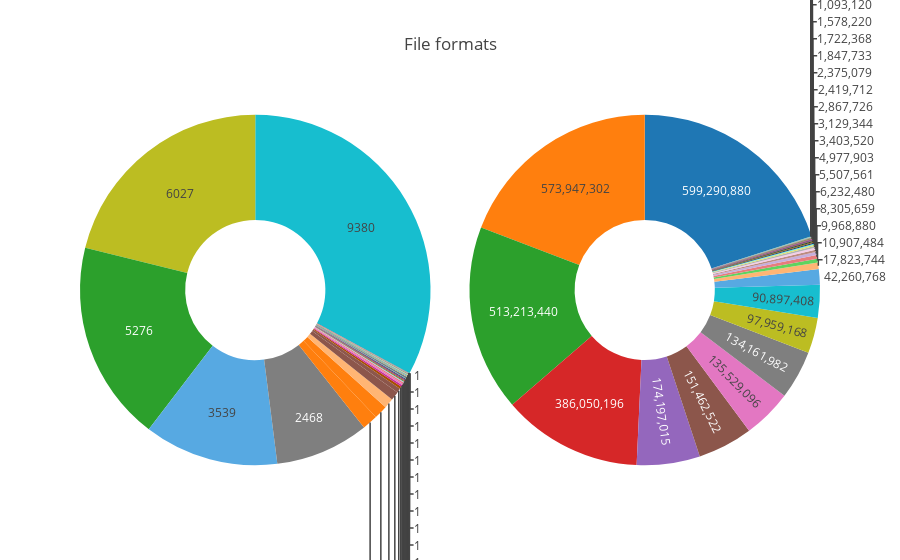

Notebook cell for this chart:
### Markdown cell above
Now we're going to graph some data. Our semi-obvious first step is to make some pie charts of the format distribution. We'll do this by number of files and total file sizes.

### Code cell
import plotly.graph_objs as go
from plotly.offline import download_plotlyjs, init_notebook_mode, plot, iplot
init_notebook_mode(connected=True)

f_numbers  = unique_files['FORMAT_STRING'].value_counts(dropna=False)
sizes = unique_files.fillna('unidentified').groupby('FORMAT_STRING')['SIZE'].sum().sort_values(ascending=False)
sizes = sizes.reset_index()
f_numbers = f_numbers.reset_index()

fig = {
    "data": [{"values": sizes['SIZE'], "labels": sizes['FORMAT_STRING'], "hoverinfo": 'label+percent', "showlegend": False,
              "domain": {"column": 1}, "name": "Formats by size", "textinfo": 'value', "hole": .4, "type": "pie"},
            {"values": f_numbers['FORMAT_STRING'], "labels": f_numbers['index'], "hoverinfo": 'label+percent', "showlegend": False,
             "textinfo": 'value', "domain": {"column": 0}, "name": "Formats by size", 
             "textinfo": 'value', "hole": .4, "type": "pie"}], "layout": {"legend": {"orientation": "h"},
            "title": "File formats", "grid": {"rows": 1, "columns": 2}
}}
iplot(fig, filename="formats")

### Figure 1 — Plotly figure (JSON) as saved in the notebook; plotly's stock layout.template omitted (floating-point values rounded to 4 significant figures)
{"data": [{"domain": {"column": 1}, "hole": 0.4, "hoverinfo": "label+percent", "labels": ["fmt/126 Microsoft Powerpoint Presentation 97-2003", "x-fmt/391 Exchangeable Image File Format (Compressed) 2.2", "fmt/40 Microsoft Word Document 97-2003", "x-fmt/92 Adobe Photoshop", "fmt/124 Encapsulated PostScript File Format 3", "x-fmt/390 Exchangeable Image File Format (Compressed) 2.1", "fmt/17 Acrobat PDF 1.3 - Portable Document Format 1.3", "fmt/950 MIME Email 1.0", "Unidentified", "x-fmt/65 Microsoft Word for Macintosh Document 5.0", "x-fmt/64 Microsoft Word for Macintosh Document 4.0", "fmt/61 Microsoft Excel 97 Workbook (xls) 8", "fmt/341 Macintosh PICT Image 2.0", "fmt/43 JPEG File Interchange Format 1.01", "fmt/44 JPEG File Interchange Format 1.02", "fmt/18 Acrobat PDF 1.4 - Portable Document Format 1.4", "fmt/1070 Preferred Executable Format", "fmt/20 Acrobat PDF 1.6 - Portable Document Format 1.6", "fmt/353 Tagged Image File Format", "fmt/116 Windows Bitmap 3.0", "fmt/412 Microsoft Word for Windows 2007 onwards", "fmt/61 Microsoft Excel 97 Workbook (xls) 8.0", "fmt/41 Raw JPEG Stream", "fmt/19 Acrobat PDF 1.5 - Portable Document Format 1.5", "fmt/39 Microsoft Word Document 6.0/95", "fmt/500 Internet Explorer for Mac cache file", "fmt/38 Microsoft Word for Windows Document 2.0", "x-fmt/410 Windows New Executable", "fmt/42 JPEG File Interchange Format 1.0", "fmt/50 Rich Text Format 1.5-1.6", "fmt/4 Graphics Interchange Format 89a", "fmt/892 Compound WordPerfect for Windows Document 6 onwards", "x-fmt/275 Microsoft Word for MS-DOS Document 5.0", "fmt/16 Acrobat PDF 1.2 - Portable Document Format 1.2", "x-fmt/236 WordStar for MS-DOS Document 5.5", "fmt/96 Hypertext Markup Language", "x-fmt/43 Wordperfect Secondary File 5.1/5.2", "fmt/899 Windows Portable Executable 32 bit", "x-fmt/45 Microsoft Word Document Template 97-2003", "fmt/111 OLE2 Compound Document Format", "fmt/45 Rich Text Format 1.0-1.4", "fmt/755 Microsoft Word Document Template (Password Protected) 97-2003", "x-fmt/205 WordStar for MS-DOS Document 5.0", "fmt/214 Microsoft Excel for Windows 2007 onwards", "x-fmt/1 Microsoft Word for Macintosh Document 3.0", "fmt/609 Microsoft Word (Generic) 6.0-2003", "x-fmt/18 Comma Separated Values", "x-fmt/354 SAP Document", "x-fmt/229 Intergraph Raster Image", "fmt/90 PCX 5", "fmt/879 Fortran", "fmt/210 Statistica Report File", "x-fmt/44 WordPerfect for MS-DOS/Windows Document 6.0", "x-fmt/89 Freelance File 1.0-2.1", "x-fmt/20 Adobe Illustrator 1.0 / 1.1", "fmt/37 Microsoft Word for Windows Document 1.0", "x-fmt/425 Generic Library File", "x-fmt/151 Micrografx Designer", "fmt/444 OpenDocument Database Format 1.1", "x-fmt/381 Dia Graphics Format", "x-fmt/156 Ventura Publisher", "fmt/212 Information or Setup File", "x-fmt/257 Microsoft Publisher 2002", "fmt/503 AppleDouble Resource Fork 2", "x-fmt/111 Plain Text File"], "name": "Formats by size", "showlegend": false, "textinfo": "value", "type": "pie", "uid": "8b3a3a5a-d2a9-4238-82be-63a463888882", "values": [599290880, 573947302, 513213440, 386050196, 174197015, 151462522, 135529096, 134161982, 97959168, 90897408, 42260768, 17823744, 10907484, 9968880, 8305659, 6232480, 5507561, 4977903, 3403520, 3129344, 2867726, 2419712, 2375079, 1847733, 1722368, 1578220, 1093120, 1057273, 996495, 705822, 601875, 535446, 451584, 386182, 321152, 318061, 317636, 294912, 251904, 228376, 197847, 185856, 180352, 70295, 64000, 33280, 32825, 24625, 19750, 15656, 13908, 10034, 6819, 6402, 4637, 2560, 1475, 1162, 864, 716, 644, 405, 322, 82, 8]}, {"domain": {"column": 0}, "hole": 0.4, "hoverinfo": "label+percent", "labels": ["x-fmt/65 Microsoft Word for Macintosh Document 5.0", "Unidentified", "fmt/40 Microsoft Word Document 97-2003", "x-fmt/64 Microsoft Word for Macintosh Document 4.0", "fmt/950 MIME Email 1.0", "fmt/892 Compound WordPerfect for Windows Document 6 onwards", "x-fmt/391 Exchangeable Image File Format (Compressed) 2.2", "fmt/61 Microsoft Excel 97 Workbook (xls) 8", "fmt/96 Hypertext Markup Language", "x-fmt/390 Exchangeable Image File Format (Compressed) 2.1", "fmt/61 Microsoft Excel 97 Workbook (xls) 8.0", "fmt/38 Microsoft Word for Windows Document 2.0", "x-fmt/43 Wordperfect Secondary File 5.1/5.2", "fmt/43 JPEG File Interchange Format 1.01", "fmt/44 JPEG File Interchange Format 1.02", "x-fmt/275 Microsoft Word for MS-DOS Document 5.0", "x-fmt/92 Adobe Photoshop", "fmt/39 Microsoft Word Document 6.0/95", "fmt/412 Microsoft Word for Windows 2007 onwards", "fmt/18 Acrobat PDF 1.4 - Portable Document Format 1.4", "fmt/126 Microsoft Powerpoint Presentation 97-2003", "fmt/500 Internet Explorer for Mac cache file", "x-fmt/229 Intergraph Raster Image", "fmt/879 Fortran", "fmt/116 Windows Bitmap 3.0", "fmt/17 Acrobat PDF 1.3 - Portable Document Format 1.3", "fmt/50 Rich Text Format 1.5-1.6", "fmt/111 OLE2 Compound Document Format", "x-fmt/236 WordStar for MS-DOS Document 5.5", "x-fmt/45 Microsoft Word Document Template 97-2003", "fmt/755 Microsoft Word Document Template (Password Protected) 97-2003", "x-fmt/89 Freelance File 1.0-2.1", "x-fmt/354 SAP Document", "fmt/124 Encapsulated PostScript File Format 3", "x-fmt/205 WordStar for MS-DOS Document 5.0", "fmt/41 Raw JPEG Stream", "fmt/45 Rich Text Format 1.0-1.4", "x-fmt/381 Dia Graphics Format", "fmt/210 Statistica Report File", "fmt/4 Graphics Interchange Format 89a", "fmt/1070 Preferred Executable Format", "fmt/19 Acrobat PDF 1.5 - Portable Document Format 1.5", "fmt/214 Microsoft Excel for Windows 2007 onwards", "x-fmt/1 Microsoft Word for Macintosh Document 3.0", "fmt/20 Acrobat PDF 1.6 - Portable Document Format 1.6", "x-fmt/257 Microsoft Publisher 2002", "x-fmt/20 Adobe Illustrator 1.0 / 1.1", "x-fmt/410 Windows New Executable", "x-fmt/151 Micrografx Designer", "x-fmt/425 Generic Library File", "fmt/90 PCX 5", "fmt/42 JPEG File Interchange Format 1.0", "fmt/341 Macintosh PICT Image 2.0", "fmt/212 Information or Setup File", "fmt/899 Windows Portable Executable 32 bit", "x-fmt/44 WordPerfect for MS-DOS/Windows Document 6.0", "fmt/16 Acrobat PDF 1.2 - Portable Document Format 1.2", "fmt/503 AppleDouble Resource Fork 2", "fmt/444 OpenDocument Database Format 1.1", "fmt/37 Microsoft Word for Windows Document 1.0", "x-fmt/18 Comma Separated Values", "fmt/609 Microsoft Word (Generic) 6.0-2003", "fmt/353 Tagged Image File Format", "x-fmt/111 Plain Text File", "x-fmt/156 Ventura Publisher"], "name": "Formats by size", "showlegend": false, "textinfo": "value", "type": "pie", "uid": "eff5ddd9-249a-44a8-9433-e5ffe33504f5", "values": [9380, 6027, 5276, 3539, 2468, 407, 358, 260, 233, 112, 66, 44, 39, 37, 29, 23, 22, 21, 20, 19, 19, 18, 12, 9, 8, 7, 7, 6, 5, 5, 5, 4, 4, 4, 3, 2, 2, 2, 2, 2, 2, 2, 2, 2, 2, 1, 1, 1, 1, 1, 1, 1, 1, 1, 1, 1, 1, 1, 1, 1, 1, 1, 1, 1, 1]}], "layout": {"grid": {"columns": 2, "rows": 1}, "legend": {"orientation": "h"}, "title": {"text": "File formats"}}}
